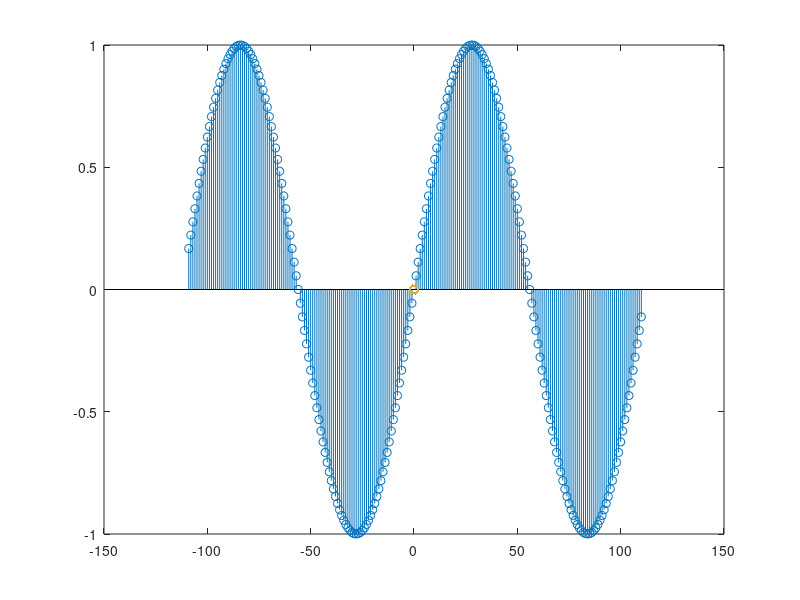

The MATLAB script that drew this image:

x = zeros(220);
y = zeros(220);
for i = 1:length(x)
    x(i) = i - 110;
    y(i) = sin(2*pi*x(i)/(8*14));
end

stem(x, y);
